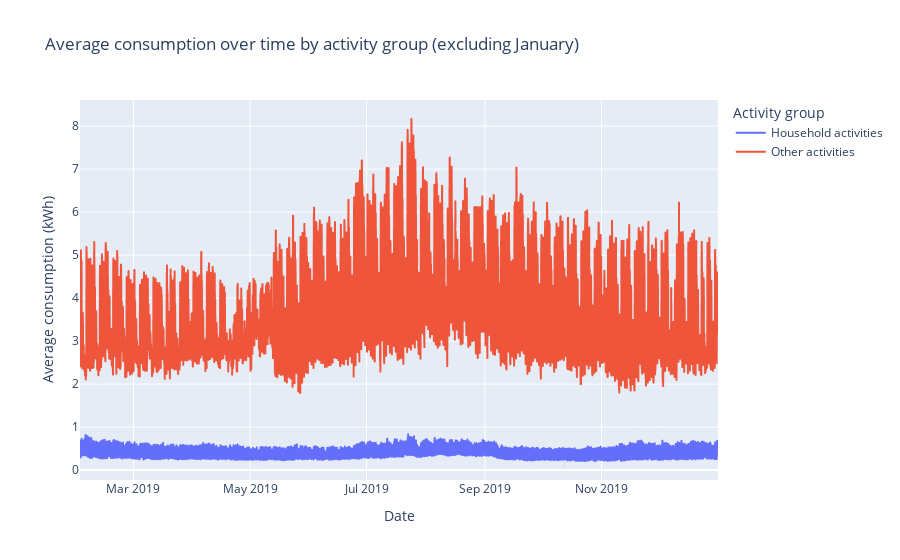

Notebook code cell kept with this figure:
### Markdown cell above
It can be observed that there is a consumption peak for the "Other activities" group during January, which may difficult to appreciate the differences between the two groups. To address this, the month of January will be excluded from the plot to better visualize the differences in consumption patterns throughout the rest of the year.

### Code cell
df_avg_feb = df_avg.filter(pl.col("date") >= datetime(2019, 2, 1))

df_avg_feb_pd = df_avg_feb.to_pandas()

fig = px.line(
    df_avg_feb_pd,
    x="date",
    y="avg_consumption",
    color="group",
    title="Average consumption over time by activity group (excluding January)",
    labels={
        "date": "Date",
        "avg_consumption": "Average consumption (kWh)",
        "group": "Activity group"
    }
)

fig.show()

### Figure 1 — Plotly figure (JSON) as saved in the notebook; plotly's stock layout.template omitted (floating-point values rounded to 4 significant figures; data arrays with more than 128 entries replaced by an {"elided": "..."} marker saying what was removed)
{"data": [{"hovertemplate": "Activity group=Household activities<br>Date=%{x}<br>Average consumption (kWh)=%{y}<extra></extra>", "legendgroup": "Household activities", "line": {"color": "#636efa", "dash": "solid"}, "marker": {"symbol": "circle"}, "mode": "lines", "name": "Household activities", "showlegend": true, "type": "scattergl", "x": {"elided": "8016 str values"}, "xaxis": "x", "y": {"elided": "8016 float values"}, "yaxis": "y"}, {"hovertemplate": "Activity group=Other activities<br>Date=%{x}<br>Average consumption (kWh)=%{y}<extra></extra>", "legendgroup": "Other activities", "line": {"color": "#EF553B", "dash": "solid"}, "marker": {"symbol": "circle"}, "mode": "lines", "name": "Other activities", "showlegend": true, "type": "scattergl", "x": {"elided": "8016 str values"}, "xaxis": "x", "y": {"elided": "8016 float values"}, "yaxis": "y"}], "layout": {"legend": {"title": {"text": "Activity group"}, "tracegroupgap": 0}, "title": {"text": "Average consumption over time by activity group (excluding January)"}, "xaxis": {"anchor": "y", "domain": [0, 1], "title": {"text": "Date"}}, "yaxis": {"anchor": "x", "domain": [0, 1], "title": {"text": "Average consumption (kWh)"}}}}
